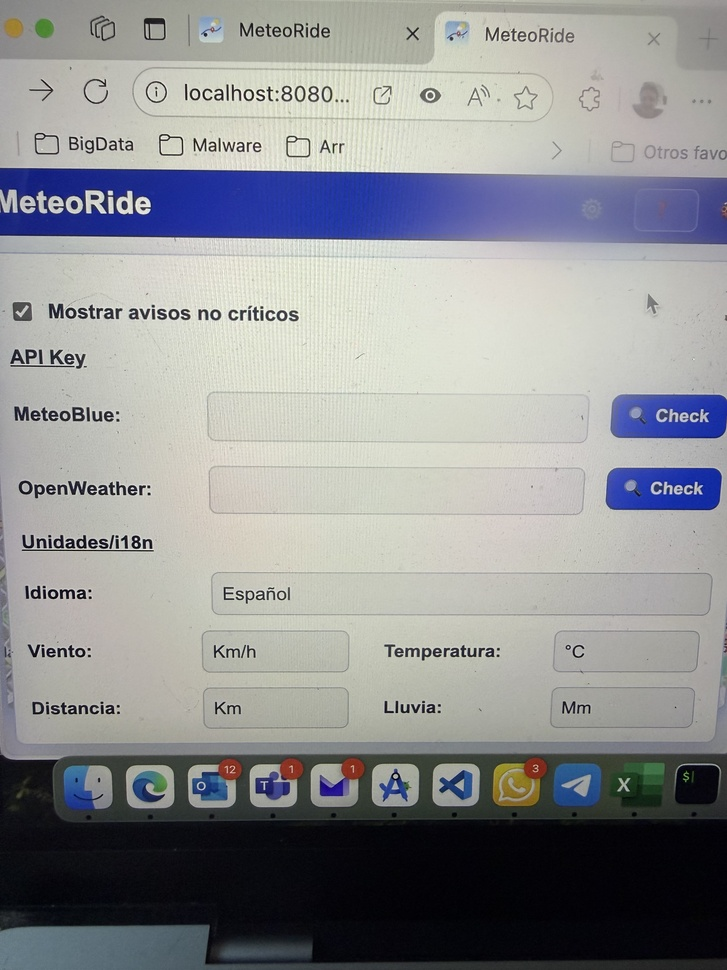
#> input picture IMG_6070 2.jpg, 727 x 970 px, shrunk from 3024 x 4032 before the run
$ python remove_border_preserve_white.py '../IMG_6070 2.jpg' out.png
#> lines starting #> are read from the running program, lines starting #| are printed output that depends on the picture; after the words box and inside, x2 and y2 are one past the last pixel; in counts of white or black regions, pixels touching at a corner belong together

#!/usr/bin/env python3
# -*- coding: utf-8 -*-
"""
Remove off-white border connected to the edges while preserving interior whites.
Samples edge background color and flood-fills only pixels within a small
color distance of that background. This avoids deleting pure-white interior
graphics (e.g., route lines, sun, etc.).

Usage:
  python remove_border_preserve_white.py input.png output.png [--crop] [--th 12]

Args:
  input.png   Path to source PNG/JPG
  output.png  Path to result PNG (RGBA with transparency where border was)
Options:
  --crop      Additionally crops canvas to the non-transparent content.
  --th N      Color distance threshold (0-441). Default 12 is conservative.
"""
import sys, argparse
from PIL import Image
import numpy as np
from collections import deque

def parse_args():
    p = argparse.ArgumentParser(add_help=False)
    p.add_argument('inp')
    p.add_argument('out')
    p.add_argument('--crop', action='store_true')
    p.add_argument('--th', type=float, default=12.0)
    p.add_argument('--pad', type=int, default=0, help='Extra pixels of padding after crop')
    p.add_argument('-h','--help', action='help')
    return p.parse_args()

def sample_edge_color(rgb: np.ndarray) -> np.ndarray:
    h, w, _ = rgb.shape
    # Take small strips from the four edges and average
    strip = 8
    samples = []
    samples.append(rgb[0:strip, :, :].reshape(-1,3))
    samples.append(rgb[h-strip:h, :, :].reshape(-1,3))
    samples.append(rgb[:, 0:strip, :].reshape(-1,3))
    samples.append(rgb[:, w-strip:w, :].reshape(-1,3))
    s = np.concatenate(samples, axis=0).astype(np.float32)
    return s.mean(axis=0)  # float32 length-3

def remove_border(inp_path, out_path, th=12.0, crop=False, pad=0):
#> called with inp_path = '../IMG_6070 2.jpg', out_path = 'out.png', th = 12, crop = False, pad = 0
    im = Image.open(inp_path).convert('RGBA')
    arr = np.array(im)
    h, w = arr.shape[:2]
#> h = 970; w = 727
    rgb = arr[..., :3].astype(np.float32)

    bg = sample_edge_color(rgb)  # background "off-white" estimate
#> bg = [113.5, 115.6, 119.2]
    # compute color distance to background
    dist = np.linalg.norm(rgb - bg, axis=-1)
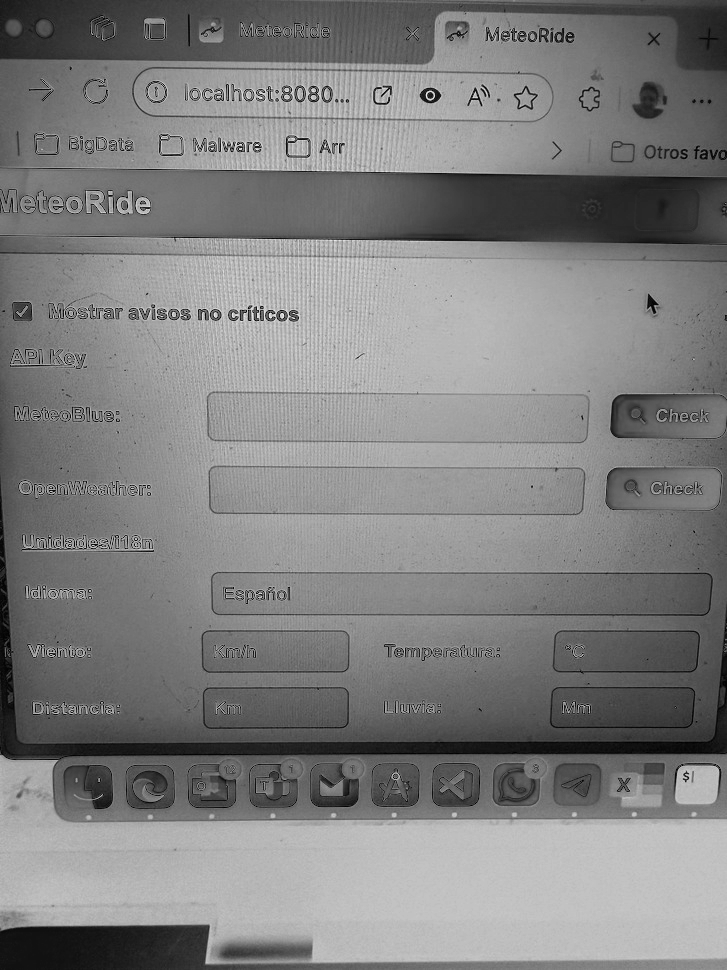
#> dist: shape (970, 727) float32; min 0.824, max 240.1, mean 128.1

    # Only consider "background-like" pixels: distance <= th
    bg_like = dist <= th
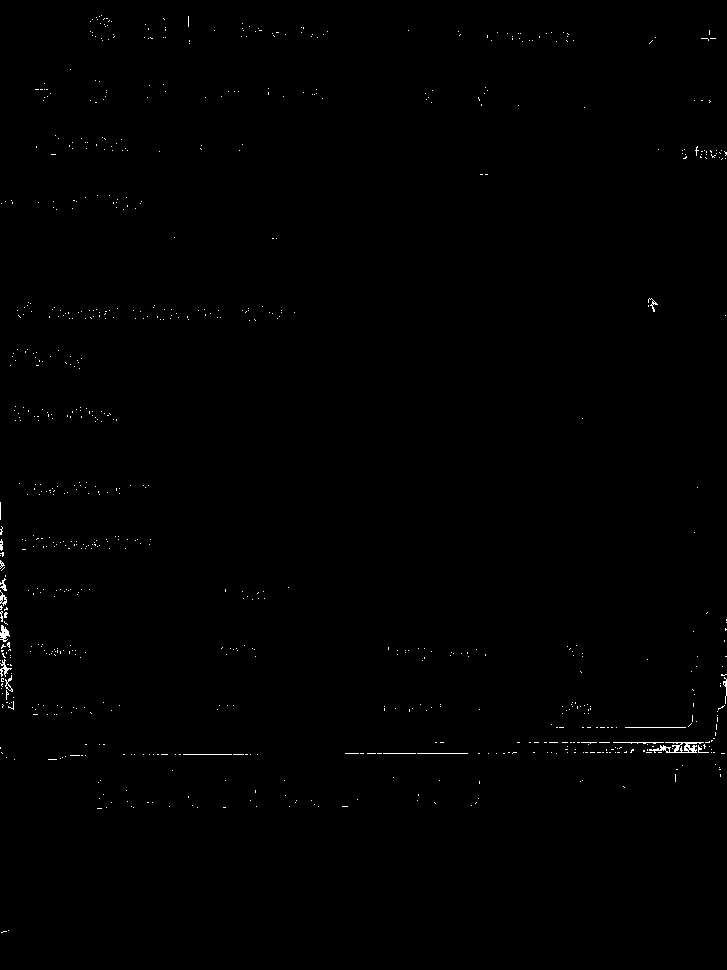
#> bg_like: shape (970, 727) bool; 0.35% white in thin lines or dots

    # Flood-fill from edges over bg_like to get border region
    visited = np.zeros((h, w), dtype=bool)
    q = deque()

    # seed from edges
    for x in range(w):
        if bg_like[0, x]:
            visited[0, x] = True; q.append((0, x))
        if bg_like[h-1, x]:
            visited[h-1, x] = True; q.append((h-1, x))
#> visited: shape (970, 727) bool; every value is 0
    for y in range(h):
        if bg_like[y, 0]:
            visited[y, 0] = True; q.append((y, 0))
        if bg_like[y, w-1]:
            visited[y, w-1] = True; q.append((y, w-1))
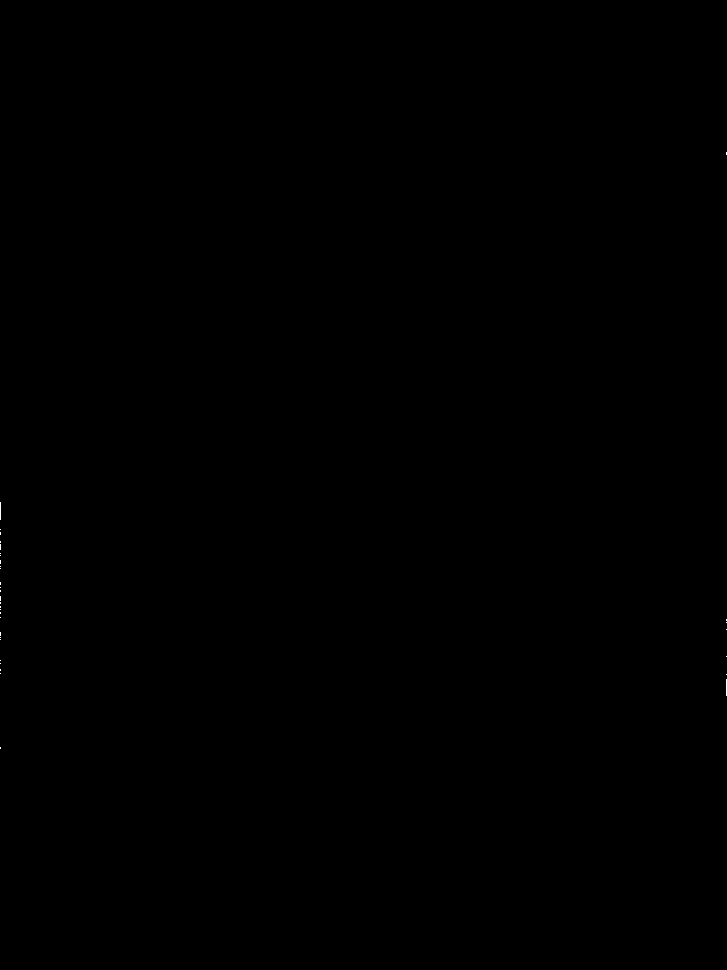
#> visited: shape (970, 727) bool; 0.01% white in thin lines or dots, all inside (x1, y1, x2, y2) = (0, 152, 727, 749)

    # 4-connected to reduce diagonal leakage
    for y, x in q:
        pass
#> this loop made 96 passes
#> (y, x) on passes 1 to 12: (152, 726), (153, 726), (154, 726), (502, 0), (503, 0), (504, 0), (505, 0), (506, 0), (507, 0), (508, 0), (509, 0), (510, 0)
    nbrs = [(-1,0),(1,0),(0,-1),(0,1)]
    while q:
        y, x = q.popleft()
        for dy, dx in nbrs:
            ny, nx = y+dy, x+dx
            if 0 <= ny < h and 0 <= nx < w and not visited[ny, nx]:
                if bg_like[ny, nx]:
                    visited[ny, nx] = True
                    q.append((ny, nx))
#> this loop made 419 passes
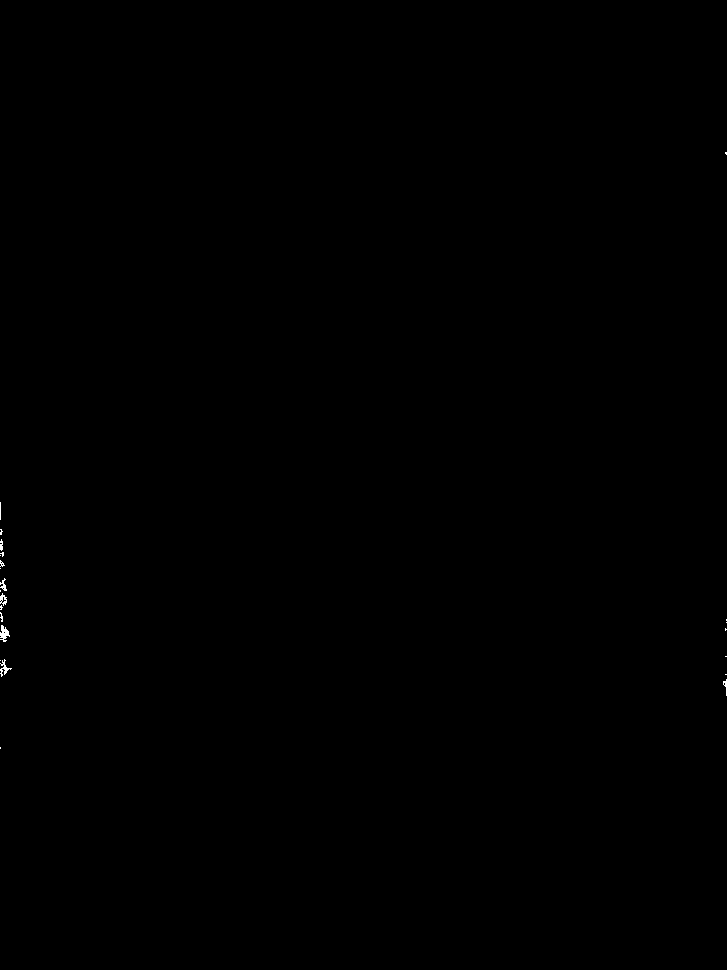
#> visited: shape (970, 727) bool; 0.06% white in thin lines or dots, all inside (x1, y1, x2, y2) = (0, 152, 727, 749)

    # Build new alpha: zero only where visited (true border)
    rgba = arr.copy()
    alpha = rgba[..., 3].copy()
#> alpha: shape (970, 727); every value is 255
    alpha[visited] = 0
    rgba[..., 3] = alpha
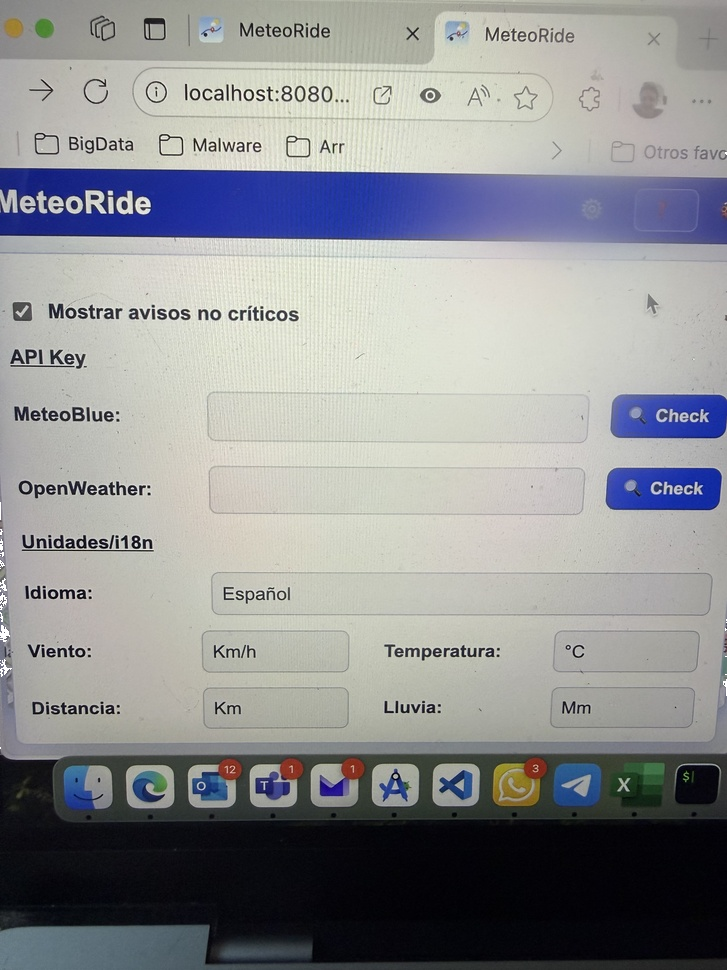
#> rgba: shape (970, 727, 4); mean R, G, B, A 144.2, 145.6, 147.1, 254.8; transparent parts drawn white

    out = Image.fromarray(rgba, 'RGBA')

    if crop:
        nz = np.argwhere(alpha > 0)
        if nz.size > 0:
            ymin, xmin = nz.min(axis=0)
            ymax, xmax = nz.max(axis=0)
            xmin = max(0, xmin - pad)
            ymin = max(0, ymin - pad)
            xmax = min(w-1, xmax + pad)
            ymax = min(h-1, ymax + pad)
            out = out.crop((xmin, ymin, xmax+1, ymax+1))

    out.save(out_path, optimize=True)

if __name__ == "__main__":
    args = parse_args()
    remove_border(args.inp, args.out, th=args.th, crop=args.crop, pad=args.pad)
